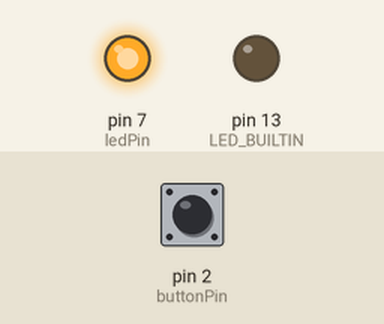
The sketch below on a simulated Arduino Uno, built with avr-gcc and run on an emulated ATmega328P. Parts: output pins drawn as LEDs (lit = HIGH). The test bench sets the inputs (shaded band); at power-on: pin 2 (buttonPin) HIGH.

Above: at 18.0 s.
18.1 s: pin 2 (buttonPin) pulled LOW for 3 s
At 19.5 s:
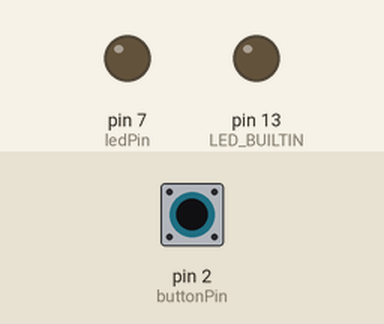
At 22.4 s:
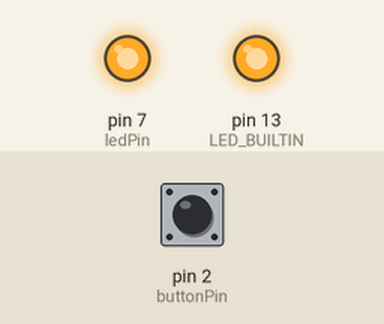
Timing chart, 0 to 34.1 s (numbered marks = the images above; inputs shaded):
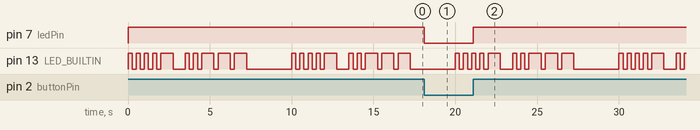

Measured:
- after the input at 18.1 s, pin 7 (ledPin): HIGH → LOW at once, → HIGH 3.0 s later

The sketch:

ex02.ino
```cpp
#define DURATION 250

const int buttonPin = 2;  // the number of the pushbutton pin
const int ledPin = 7;

int buttonState = 0;

void setup() {
  // put your setup code here, to run once:
  pinMode(buttonPin, INPUT_PULLUP);
  pinMode(ledPin, OUTPUT);
  pinMode(LED_BUILTIN, OUTPUT);
  digitalWrite(ledPin, HIGH);
  attachInterrupt(digitalPinToInterrupt(buttonPin), led_button, CHANGE);
}

void loop() {
  // put your main code here, to run repeatedly:
  led_button();
  morse_42(LED_BUILTIN);
}

void led_button(){
  buttonState = digitalRead(buttonPin);
  if (buttonState == HIGH)
  {
    digitalWrite(ledPin, HIGH);
  }
  else {
    digitalWrite(ledPin, LOW);
  }
}

void morse_42(int led){
  dot_(led);
  dot_(led);
  dot_(led);
  dot_(led);
  dash_(led);
  delay(DURATION * 2);
  dot_(led);
  dot_(led);
  dash_(led);
  dash_(led);
  dash_(led);
  delay(DURATION * 10);
}

void dot_(int led) {
  digitalWrite(led, HIGH);
  delay(DURATION);
  digitalWrite(led, LOW);
  delay(DURATION);
}

void dash_(int led) {
  digitalWrite(led, HIGH);
  delay(DURATION * 3);
  digitalWrite(led, LOW);
  delay(DURATION);
}
```
